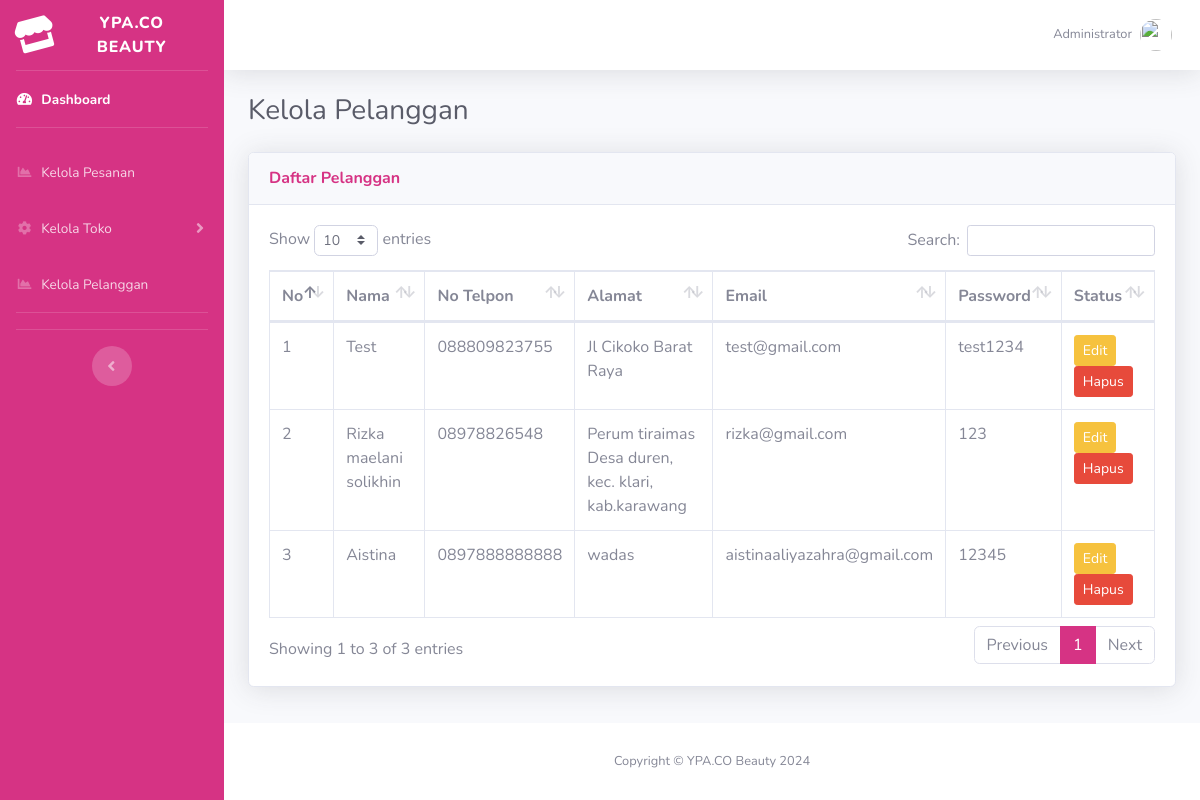
/dashboard/kelola-pelanggan/index.php, run on the app's committed database.
### tables this page shows
CREATE TABLE `tb_users` (
  `id_user` int(11) NOT NULL,
  `nama_lengkap` varchar(50) NOT NULL,
  `email` varchar(30) NOT NULL,
  `password` varchar(40) NOT NULL,
  `no_telp` varchar(20) NOT NULL,
  `alamat` text NOT NULL,
  `role` varchar(10) NOT NULL
);

### dashboard/kelola-pelanggan/index.php (the view, shortened to what this page needs)
<?php
require_once '../../config/koneksi.php';
$query = "SELECT * FROM `tb_users` WHERE `role` != 'admin'";
$result = mysqli_query($koneksi, $query);
$no = 1;
?>
<!DOCTYPE html>
<html lang="en">
<head>
    <?php
    require_once '../../partikel/head-admin.php';
    ?>
</head>
<body id="page-top">
    <div id="wrapper">
        <?php
        require_once '../../partikel/sidebar-admin.php'
        ?>
        <div id="content-wrapper" class="d-flex flex-column">
            <div id="content">
                <?php
                require_once '../../partikel/topbar-admin.php';
                ?>
                <div class="container-fluid">
                    <div class="d-sm-flex align-items-center justify-content-between mb-4">
                        <h1 class="h3 mb-0 text-gray-800">Kelola Pelanggan</h1>
                    </div>
                    <div class="card shadow mb-4">
                        <div class="card-header py-3 d-flex justify-content-between align-items-center">
                            <h6 class="m-0 font-weight-bold text-primary">Daftar Pelanggan</h6>
                        </div>
                        <div class="card-body">
                            <div class="table-responsive">
                                <table class="table table-bordered" id="dataTable" width="100%" cellspacing="0">
                                    <thead>
                                        <tr>
                                            <th>No</th>
                                            <th>Nama</th>
                                            <th>No Telpon</th>
                                            <th>Alamat</th>
                                            <th>Email</th>
                                            <th>Password</th>
                                            <th>Status</th>
                                        </tr>
                                    </thead>
                                    <tbody>
                                        <?php foreach ($result as $data) : ?>
                                            <tr>
                                                <td><?= $no++ ?></td>
                                                <td><?= $data['nama_lengkap'] ?></td>
                                                <td><?= $data['no_telp'] ?></td>
                                                <td><?= $data['alamat'] ?></td>
                                                <td><?= $data['email'] ?></td>
                                                <td><?= $data['password'] ?></td>
                                                <td>
                                                    <button type="button" class="btn btn-warning btn-sm" data-toggle="modal" data-target="#editModal-<?= $data['id_user'] ?>">Edit</button>
                                                    <button type="button" class="btn btn-danger btn-sm" data-toggle="modal" data-target="#deleteModal-<?= $data['id_user'] ?>">Hapus</button>
                                                </td>
                                            </tr>
                                        <?php endforeach; ?>
                                    </tbody>
                                </table>
                            </div>
                        </div>
                    </div>
                </div>
            </div>
            <?php
            require_once '../../partikel/footer-admin.php'
            ?>
        </div>
    </div>
</body>
</html>

### data on the page
tb_users: nama_lengkap "Test", no_telp "088809823755", alamat "Jl Cikoko Barat Raya", email "test@gmail.com", password "test1234"
tb_users: nama_lengkap "Rizka maelani solikhin", no_telp "08978826548", alamat "Perum tiraimas Desa duren, kec. klari, kab.karawang", email "rizka@gmail.com", password "123"
tb_users: nama_lengkap "Aistina", no_telp "0897888888888", alamat "wadas", email "aistinaaliyazahra@gmail.com", password "12345"
